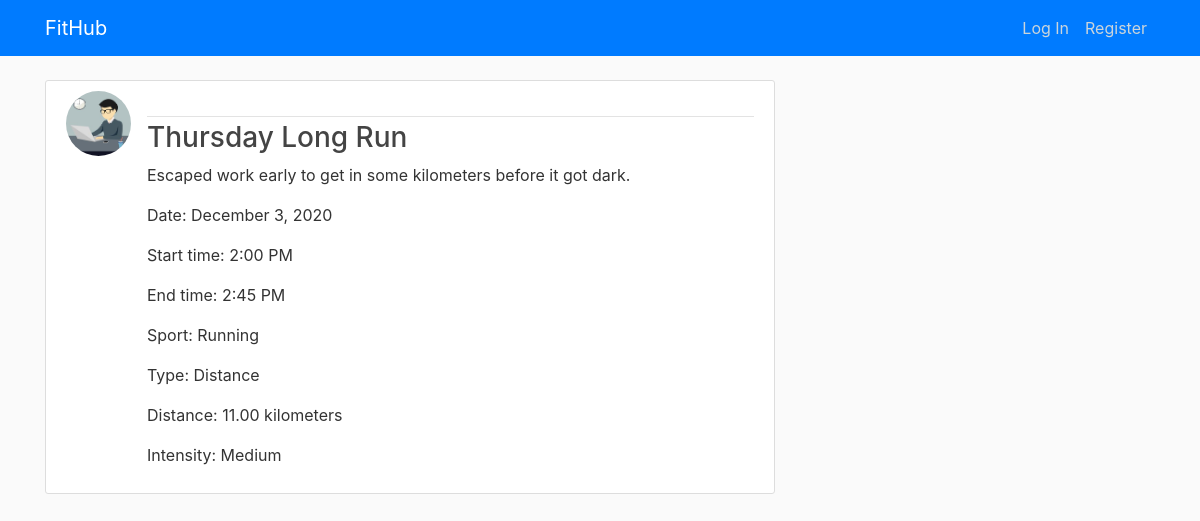
/post/21/, run on the app's committed database.
### blog/models.py (models this page shows, shortened)
class Workout(models.Model):
    date = models.DateTimeField(default=timezone.now)
    start_time = models.DateTimeField(default=timezone.now)
    end_time = models.DateTimeField(default=timezone.now)
    title = models.CharField(max_length=75)
    description = models.TextField()
    class SportChoices(models.TextChoices):
        CYCLING = 'Cycling', _('Cycling')
        HIKING = 'Hiking', _('Hiking')
        LIFTING = 'Lifting Weights', _('Lifting Weights')
        RUNNING = 'Running', _('Running')
        SWIMMING = 'Swimming', _('Swimming')
        WALKING = 'Walking', _('Walking')
        YOGA = 'Yoga', _('Yoga')
    sport = models.CharField(
        max_length=15,
        choices=SportChoices.choices,
        default=SportChoices.RUNNING,
        blank=False
    )
    class TypeChoices(models.TextChoices):
        DISTANCE = 'Distance', _('Distance')
        INTERVAL = 'Interval', _('Interval')
        NONE = 'None', _('None')
        RACE = 'Race', _('Race')
        STRESS = 'Stress Relief', _('Stress Relief')
        TYPE_WORKOUT = 'Workout', _('Workout')
    type = models.CharField(
        max_length=15,
        choices=TypeChoices.choices,
        default=TypeChoices.NONE,
        blank=False
    )
    distance = models.DecimalField(max_digits=5, decimal_places=2)
    class MetChoices(models.TextChoices):
        EASY = 'Easy', _('Easy')
        MODERATE = 'Medium', _('Moderate')
        HARD = 'Hard', _('Hard')
    workout_intensity = models.CharField(
        max_length=10,
        choices=MetChoices.choices,
        default=MetChoices.MODERATE,
        blank=False
    )
    athlete = models.ForeignKey(User, on_delete=models.CASCADE)

### users/models.py (models this page shows, shortened)
class Profile(models.Model):
	user = models.OneToOneField(User, on_delete=models.CASCADE)
	image = models.ImageField(default='default.jpg', upload_to='profile_pics')

### blog/views.py (the view)
# urls.py: path("post/<int:pk>/",PostDetailView.as_view(), name="workout-detail"),  # "pk" means primary key.
class PostDetailView(DetailView):
    model = Workout

### blog/templates/blog/workout_detail.html (shortened to what this page needs)
{% extends "blog/base.html" %}
     {% block content %}
           <article class="media content-section">
	    		 <img class="rounded-circle article-img" src="{{workout.athlete.profile.image.url}}">
			     <div class="media-body">
                     <div class="article-metadata">
			         </div>
			         <h3 class="article-title">{{ workout.title }}</h3>
                     <p class="article-content"> {{ workout.description }}</p>
                     <p class="article-content"> Date: {{ workout.date | date:"F j, Y" }}</p>
                     <p class="article-content"> Start time: {{ workout.start_time | time:"g:i A" }}</p>
                     <p class="article-content"> End time: {{ workout.end_time | time:"g:i A" }}</p>
                     <p class="article-content"> Sport: {{ workout.sport }}</p>
                     <p class="article-content"> Type: {{ workout.type }}</p>
                     <p class="article-content"> Distance: {{ workout.distance }} kilometers</p>
                     <p class="article-content"> Intensity: {{ workout.workout_intensity }}</p>
			     </div>
           </article>
	{%endblock content%}

### blog/static/blog/main.css (style rules this page uses)
body { background: #fafafa; color: #333333; margin-top: 5rem; }
h1, h2, h3, h4, h5, h6 { color: #444444; }
.content-section { background: #ffffff; padding: 10px 20px; border: 1px solid #dddddd; border-radius: 3px; margin-bottom: 20px; }
.article-title { color: #444444; }
.article-content { white-space: pre-line; }
.article-img { height: 65px; width: 65px; margin-right: 16px; }
.article-metadata { padding-bottom: 1px; margin-bottom: 4px; border-bottom: 1px solid #e3e3e3 }

### data on the page
Workout: athlete.profile.image (picture), title "Thursday Long Run", description "Escaped work early to get in some kilometers before it got dark.", date "December 3, 2020", start_time "2:00 PM", end_time "2:45 PM", sport "Running", type "Distance", distance "11.00", workout_intensity "Medium"
